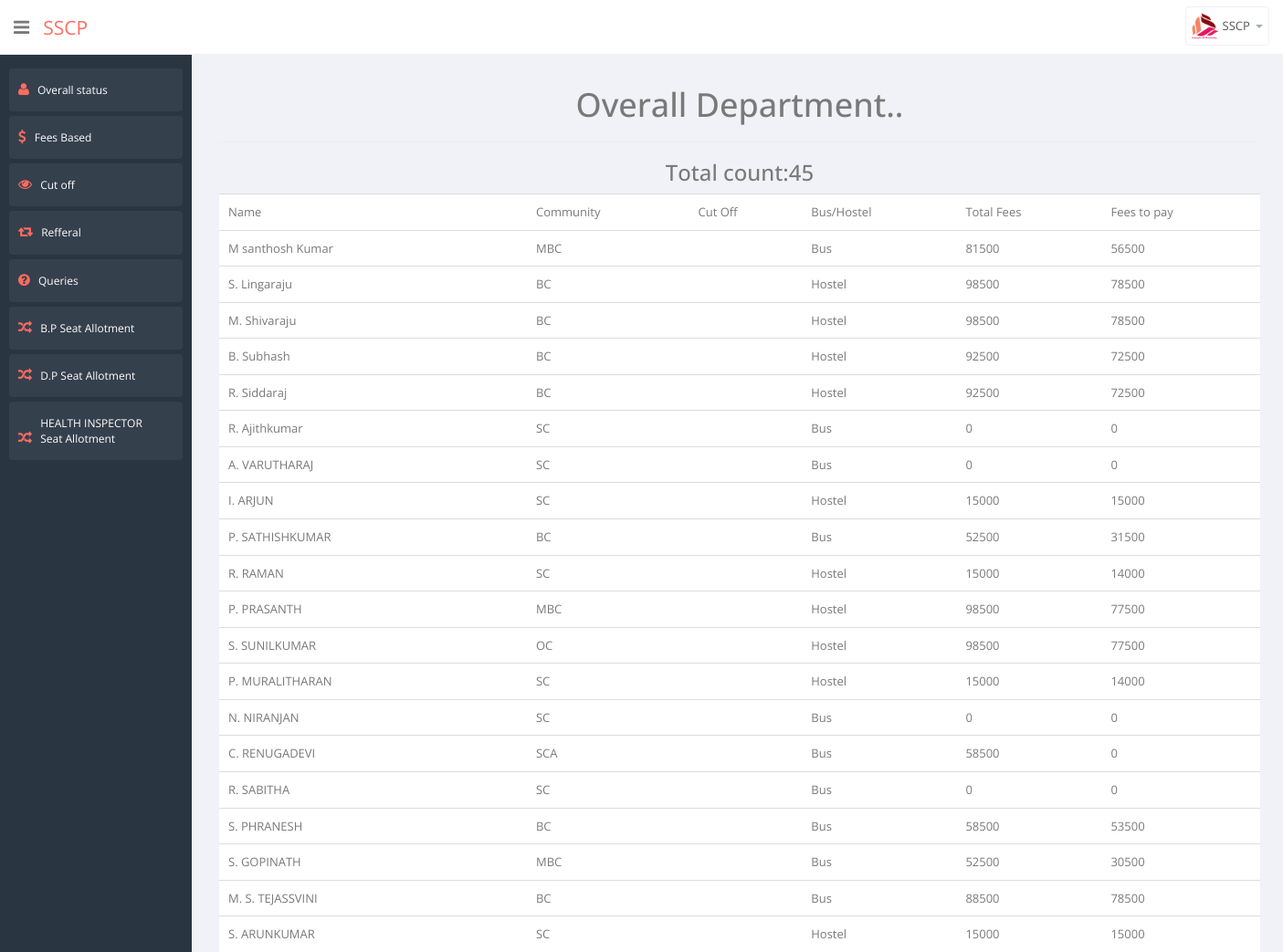
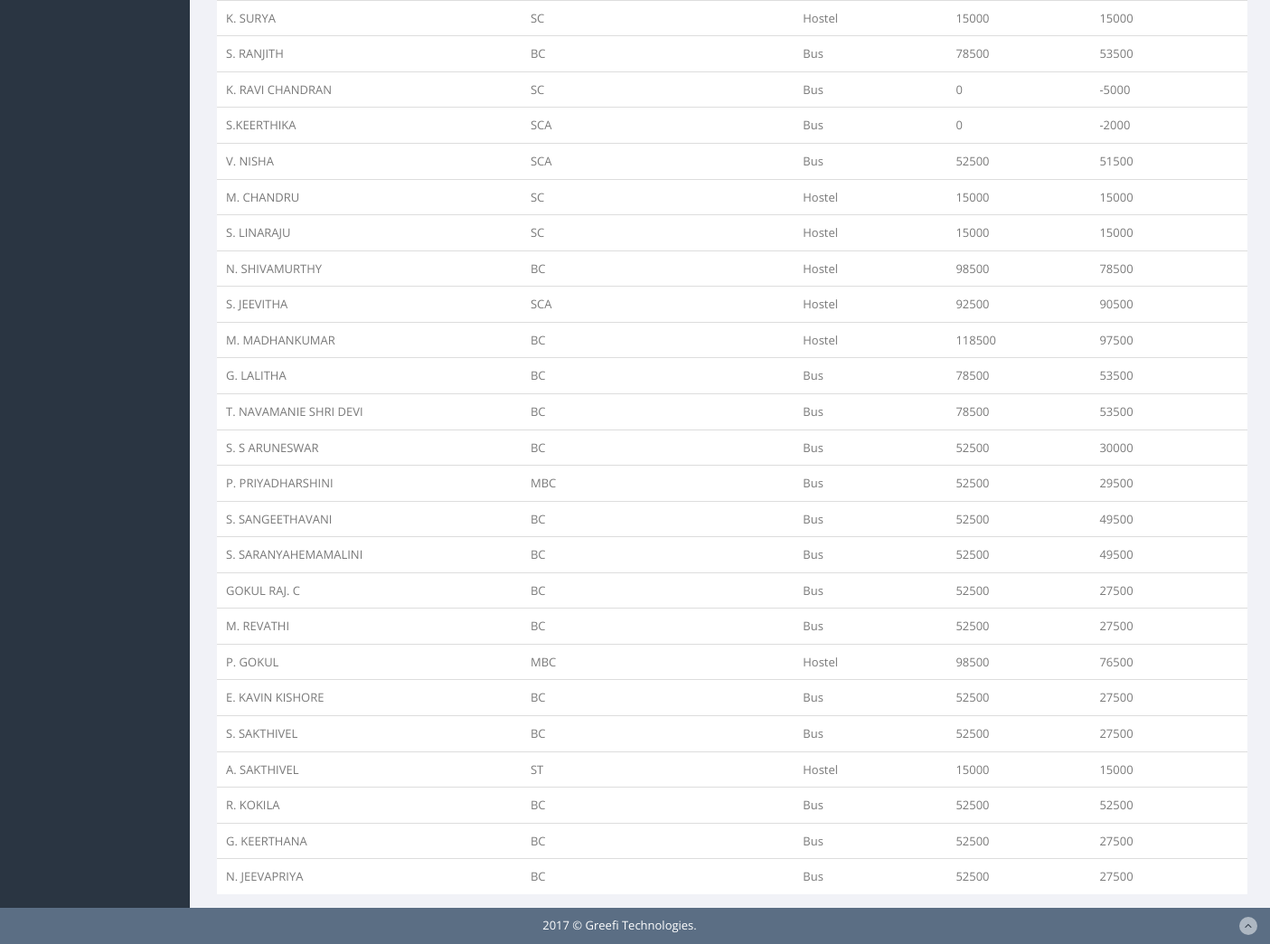
Page /admin/view/dept_wise_view.php?dept=Overall (signed in) on the committed database (2 pictures, top to bottom).
### tables this page shows
CREATE TABLE `add_student` (
  `id` int(11) NOT NULL AUTO_INCREMENT,
  `visited_date` varchar(255) DEFAULT NULL,
  `admitted_date` varchar(255) DEFAULT NULL,
  `admission_id` varchar(255) DEFAULT NULL,
  `candidate_name` varchar(255) DEFAULT NULL,
  `quota` varchar(255) DEFAULT NULL,
  `community` varchar(255) DEFAULT NULL,
  `12th` varchar(255) DEFAULT NULL,
  `course_prefered` varchar(255) DEFAULT NULL,
  `dob` varchar(255) DEFAULT NULL,
  `fathers_name` varchar(255) DEFAULT NULL,
  `fathers_mobile` varchar(255) DEFAULT NULL,
  `mothers_name` varchar(255) DEFAULT NULL,
  `mothers_mobile` varchar(255) DEFAULT NULL,
  `candidate_email` varchar(255) DEFAULT NULL,
  `permanent_address` varchar(255) DEFAULT NULL,
  `parent_occupation` varchar(255) DEFAULT NULL,
  `mark_details` varchar(255) DEFAULT NULL,
  `name_of_school` varchar(255) DEFAULT NULL,
  `medium_of_instruction` varchar(255) DEFAULT NULL,
  `maths` varchar(255) DEFAULT NULL,
  `physics` varchar(255) DEFAULT NULL,
  `chemistry` varchar(255) DEFAULT NULL,
  `perc_of_pcm` varchar(255) DEFAULT NULL,
  `cutoff` varchar(255) DEFAULT NULL,
  `twelth_total` varchar(255) DEFAULT NULL,
  `tenth_total` varchar(255) DEFAULT NULL,
  `bus_hostel` varchar(255) DEFAULT NULL,
  `bus_stop` varchar(255) DEFAULT NULL,
  `tution_fees` varchar(255) DEFAULT NULL,
  `accessory_fees` varchar(255) DEFAULT NULL,
  `hostel_fees` varchar(255) DEFAULT NULL,
  `bus_fees` varchar(255) DEFAULT NULL,
  `total_fees` varchar(255) DEFAULT NULL,
  `firstgraduate_amount` varchar(255) DEFAULT NULL,
  `special_relaxation` varchar(255) DEFAULT NULL,
  `advance_paid` varchar(255) DEFAULT NULL,
  `bal_to_pay` varchar(255) DEFAULT NULL,
  `counselling_consortium` varchar(255) DEFAULT NULL,
  `consortium` varchar(255) DEFAULT NULL,
  `counselling_date` varchar(255) DEFAULT NULL,
  `counselling_time` varchar(255) DEFAULT NULL,
  `counselling_batch` varchar(255) DEFAULT NULL,
  `documents_submitted` varchar(255) DEFAULT NULL,
  `refered_by` varchar(255) DEFAULT NULL,
  PRIMARY KEY (`id`)
);

### admin/model/select.php (called while the page is built, shortened)
<?php
	function select($column_names, $table_name, $conditions, $con){
		$sql = get_select_query($column_names, $table_name, $conditions);
		if($result = execute_query($sql, $con)){
			while($row = get_array_from_object($result)) {
				$selected_rows[] = $row;
			}
			return $selected_rows;
		} else{
			return $selected_rows = "empty";
		}
	}
	function get_select_query($column_names, $table_name, $conditions){
		$column = parse_column($column_names);
		if(empty($conditions)){
			$query = "SELECT ".$column." FROM ".$table_name;
		} else{
			$condition = parse_condition($conditions);
			$query = "SELECT ".$column." FROM ".$table_name . " WHERE ".$condition;
		}
		return $query;
	}
	function parse_column($column_names){
		if(is_array($column_names)){
			$i = 1;
			foreach ($column_names as $key => $column_name) {
				if($i == 1){
					$colum_sql = $column_name;
					++$i;
				} else{
					$colum_sql = $colum_sql.",".$column_name;
				}
			}
		} else{
			$colum_sql = $column_names;
		}
		return $colum_sql;
	}
	function parse_condition($column_names){
		if(is_array($column_names)){
			$i = 1;
			foreach ($column_names as $column_name => $column_value) {
				if($i == 1){
					$condition_sql = $column_name ." = '". $column_value."'";
					++$i;
				} else{
					$condition_sql = $condition_sql." AND ".$column_name ." = '". $column_value."'";
				}
			}
		} else{
			$condition_sql = $column_names;
		}
		return $condition_sql;
	}

### admin/model/db.php (called while the page is built, shortened)
<?php
	function db_connect(){
		$connection = mysqli_connect("localhost", "root", "", "admission");
		return $connection;
	}
	function execute_query($query, $link){
		if(!empty($link)){
			return mysqli_query($link, $query);
		}else{
			return mysqli_query(db_connect(), $query);
		}
	}
	function get_array_from_object($result){
		return mysqli_fetch_array($result, MYSQLI_ASSOC);
	}

### admin/view/dept_wise_view.php (the view)
<?php
	include_once 'header.php';
	include_once '../model/db.php';
	$conn = db_connect();
	$get_data = $_GET;
	if ($get_data['dept'] != 'Overall') {
		$where = array('course_prefered' => $get_data['dept']);
		$raw_data = select('*','add_student', $where,$conn);
		$total_count = count($raw_data);
	}
	else{
		$raw_data = select('*','add_student','1',$conn);
		$total_count = count($raw_data);
	}
?>
	<div class="container">
		<h1 class="text-center"><?php echo $get_data['dept']; ?> Department..</h1>
		<hr>
		<h3 class="text-center">Total count:<?php echo $total_count; ?></h3>
		<table class="table table-hover" style="background: white">
			<tr>
				<td>Name</td>
				<td>Community</td>
				<td>Cut Off</td>
				<td>Bus/Hostel</td>
				<td>Total Fees</td>
				<td>Fees to pay</td>
			</tr>
			<?php
				foreach ($raw_data as $value) {
					echo "<tr>";
					echo "<td>".$value['candidate_name']."</td>";
					echo "<td>".$value['community']."</td>";
					echo "<td>".$value['cutoff']."</td>";
					echo "<td>".$value['bus_hostel']."</td>";
					echo "<td>".$value['total_fees']."</td>";
					echo "<td>".$value['bal_to_pay']."</td>";
					echo "</tr>";
				}
			 ?>
		</table>
	</div>
<?php include_once 'footer.php'; ?>

### rows in the picture
add_student: candidate_name "M santhosh Kumar", community "MBC", bus_hostel "Bus", total_fees "81500", bal_to_pay "56500"
add_student: candidate_name "S. Lingaraju", community "BC", bus_hostel "Hostel", total_fees "98500", bal_to_pay "78500"
add_student: candidate_name "M. Shivaraju", community "BC", bus_hostel "Hostel", total_fees "98500", bal_to_pay "78500"
add_student: candidate_name "B. Subhash", community "BC", bus_hostel "Hostel", total_fees "92500", bal_to_pay "72500"
add_student: candidate_name "R. Siddaraj", community "BC", bus_hostel "Hostel", total_fees "92500", bal_to_pay "72500"
add_student: candidate_name "R. Ajithkumar", community "SC", bus_hostel "Bus", total_fees "0", bal_to_pay "0"
add_student: candidate_name "A. VARUTHARAJ", community "SC", bus_hostel "Bus", total_fees "0", bal_to_pay "0"
add_student: candidate_name "I. ARJUN", community "SC", bus_hostel "Hostel", total_fees "15000", bal_to_pay "15000"
add_student: candidate_name "P. SATHISHKUMAR", community "BC", bus_hostel "Bus", total_fees "52500", bal_to_pay "31500"
add_student: candidate_name "R. RAMAN", community "SC", bus_hostel "Hostel", total_fees "15000", bal_to_pay "14000"
add_student: candidate_name "P. PRASANTH", community "MBC", bus_hostel "Hostel", total_fees "98500", bal_to_pay "77500"
add_student: candidate_name "S. SUNILKUMAR", community "OC", bus_hostel "Hostel", total_fees "98500", bal_to_pay "77500"
add_student: candidate_name "P. MURALITHARAN", community "SC", bus_hostel "Hostel", total_fees "15000", bal_to_pay "14000"
add_student: candidate_name "N. NIRANJAN", community "SC", bus_hostel "Bus", total_fees "0", bal_to_pay "0"
add_student: candidate_name "C. RENUGADEVI", community "SCA", bus_hostel "Bus", total_fees "58500", bal_to_pay "0"
add_student: candidate_name "R. SABITHA", community "SC", bus_hostel "Bus", total_fees "0", bal_to_pay "0"
add_student: candidate_name "S. PHRANESH", community "BC", bus_hostel "Bus", total_fees "58500", bal_to_pay "53500"
add_student: candidate_name "S. GOPINATH", community "MBC", bus_hostel "Bus", total_fees "52500", bal_to_pay "30500"
add_student: candidate_name "M. S. TEJASSVINI", community "BC", bus_hostel "Bus", total_fees "88500", bal_to_pay "78500"
add_student: candidate_name "S. ARUNKUMAR", community "SC", bus_hostel "Hostel", total_fees "15000", bal_to_pay "15000"
add_student: candidate_name "K. SURYA", community "SC", bus_hostel "Hostel", total_fees "15000", bal_to_pay "15000"
add_student: candidate_name "S. RANJITH", community "BC", bus_hostel "Bus", total_fees "78500", bal_to_pay "53500"
add_student: candidate_name "K. RAVI CHANDRAN", community "SC", bus_hostel "Bus", total_fees "0", bal_to_pay "-5000"
add_student: candidate_name "S.KEERTHIKA", community "SCA", bus_hostel "Bus", total_fees "0", bal_to_pay "-2000"
add_student: candidate_name "V. NISHA", community "SCA", bus_hostel "Bus", total_fees "52500", bal_to_pay "51500"
add_student: candidate_name "M. CHANDRU", community "SC", bus_hostel "Hostel", total_fees "15000", bal_to_pay "15000"
add_student: candidate_name "S. LINARAJU", community "SC", bus_hostel "Hostel", total_fees "15000", bal_to_pay "15000"
add_student: candidate_name "N. SHIVAMURTHY", community "BC", bus_hostel "Hostel", total_fees "98500", bal_to_pay "78500"
add_student: candidate_name "S. JEEVITHA", community "SCA", bus_hostel "Hostel", total_fees "92500", bal_to_pay "90500"
add_student: candidate_name "M. MADHANKUMAR", community "BC", bus_hostel "Hostel", total_fees "118500", bal_to_pay "97500"
add_student: candidate_name "G. LALITHA", community "BC", bus_hostel "Bus", total_fees "78500", bal_to_pay "53500"
add_student: candidate_name "T. NAVAMANIE SHRI DEVI", community "BC", bus_hostel "Bus", total_fees "78500", bal_to_pay "53500"
add_student: candidate_name "S. S ARUNESWAR", community "BC", bus_hostel "Bus", total_fees "52500", bal_to_pay "30000"
add_student: candidate_name "P. PRIYADHARSHINI", community "MBC", bus_hostel "Bus", total_fees "52500", bal_to_pay "29500"
add_student: candidate_name "S. SANGEETHAVANI", community "BC", bus_hostel "Bus", total_fees "52500", bal_to_pay "49500"
add_student: candidate_name "S. SARANYAHEMAMALINI", community "BC", bus_hostel "Bus", total_fees "52500", bal_to_pay "49500"
add_student: candidate_name "GOKUL RAJ. C", community "BC", bus_hostel "Bus", total_fees "52500", bal_to_pay "27500"
add_student: candidate_name "M. REVATHI", community "BC", bus_hostel "Bus", total_fees "52500", bal_to_pay "27500"
add_student: candidate_name "P. GOKUL", community "MBC", bus_hostel "Hostel", total_fees "98500", bal_to_pay "76500"
add_student: candidate_name "E. KAVIN KISHORE", community "BC", bus_hostel "Bus", total_fees "52500", bal_to_pay "27500"
add_student: candidate_name "S. SAKTHIVEL", community "BC", bus_hostel "Bus", total_fees "52500", bal_to_pay "27500"
add_student: candidate_name "A. SAKTHIVEL", community "ST", bus_hostel "Hostel", total_fees "15000", bal_to_pay "15000"
add_student: candidate_name "R. KOKILA", community "BC", bus_hostel "Bus", total_fees "52500", bal_to_pay "52500"
add_student: candidate_name "G. KEERTHANA", community "BC", bus_hostel "Bus", total_fees "52500", bal_to_pay "27500"
add_student: candidate_name "N. JEEVAPRIYA", community "BC", bus_hostel "Bus", total_fees "52500", bal_to_pay "27500"

### other values in the picture
$get_data['dept'] "Overall"
$total_count "45"
